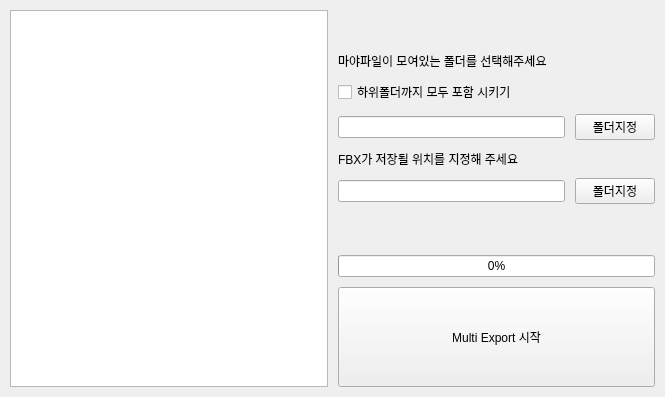
<?xml version="1.0" encoding="UTF-8"?>
<ui version="4.0">
 <class>Form</class>
 <widget class="QWidget" name="Form">
  <property name="geometry">
   <rect>
    <x>0</x>
    <y>0</y>
    <width>665</width>
    <height>397</height>
   </rect>
  </property>
  <property name="windowTitle">
   <string>Form</string>
  </property>
  <layout class="QHBoxLayout" name="horizontalLayout_4">
   <property name="spacing">
    <number>10</number>
   </property>
   <property name="leftMargin">
    <number>10</number>
   </property>
   <property name="topMargin">
    <number>10</number>
   </property>
   <property name="rightMargin">
    <number>10</number>
   </property>
   <property name="bottomMargin">
    <number>10</number>
   </property>
   <item>
    <layout class="QHBoxLayout" name="horizontalLayout">
     <item>
      <widget class="QListView" name="listView_files"/>
     </item>
     <item>
      <layout class="QVBoxLayout" name="verticalLayout">
       <item>
        <spacer name="verticalSpacer_2">
         <property name="orientation">
          <enum>Qt::Vertical</enum>
         </property>
         <property name="sizeHint" stdset="0">
          <size>
           <width>20</width>
           <height>40</height>
          </size>
         </property>
        </spacer>
       </item>
       <item>
        <widget class="QLabel" name="label">
         <property name="text">
          <string>마야파일이 모여있는 폴더를 선택해주세요</string>
         </property>
        </widget>
       </item>
       <item>
        <widget class="QCheckBox" name="cb_includeChildfolder">
         <property name="text">
          <string>하위폴더까지 모두 포함 시키기</string>
         </property>
        </widget>
       </item>
       <item>
        <layout class="QHBoxLayout" name="horizontalLayout_2">
         <item>
          <widget class="QLineEdit" name="lineEdit_sourceFolder"/>
         </item>
         <item>
          <widget class="QPushButton" name="pb_setSourceFolder">
           <property name="text">
            <string>폴더지정</string>
           </property>
          </widget>
         </item>
        </layout>
       </item>
       <item>
        <widget class="QLabel" name="label_2">
         <property name="text">
          <string>FBX가 저장될 위치를 지정해 주세요</string>
         </property>
        </widget>
       </item>
       <item>
        <layout class="QHBoxLayout" name="horizontalLayout_3">
         <item>
          <widget class="QLineEdit" name="lineEdit_targetFolder"/>
         </item>
         <item>
          <widget class="QPushButton" name="pb_setTargetFolder">
           <property name="text">
            <string>폴더지정</string>
           </property>
          </widget>
         </item>
        </layout>
       </item>
       <item>
        <spacer name="verticalSpacer">
         <property name="orientation">
          <enum>Qt::Vertical</enum>
         </property>
         <property name="sizeHint" stdset="0">
          <size>
           <width>20</width>
           <height>40</height>
          </size>
         </property>
        </spacer>
       </item>
       <item>
        <widget class="QProgressBar" name="progressBar">
         <property name="value">
          <number>0</number>
         </property>
        </widget>
       </item>
       <item>
        <widget class="QPushButton" name="pb_multiExport">
         <property name="sizePolicy">
          <sizepolicy hsizetype="Minimum" vsizetype="Fixed">
           <horstretch>0</horstretch>
           <verstretch>0</verstretch>
          </sizepolicy>
         </property>
         <property name="minimumSize">
          <size>
           <width>0</width>
           <height>100</height>
          </size>
         </property>
         <property name="text">
          <string>Multi Export 시작</string>
         </property>
        </widget>
       </item>
      </layout>
     </item>
    </layout>
   </item>
  </layout>
 </widget>
 <resources/>
 <connections/>
</ui>
